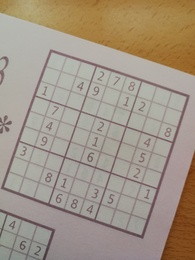
%> input picture Sudoku_Benchmark/SudokuSudoku/Sudoku19.jpg, 195 x 260 px, shrunk from 2976 x 3968 before the run, given in place of Sudoku7.JPEG, which was not available
$ octave PruebaGlobalJorge.m   (GNU Octave 9; MATLAB toolbox functions it lacks are replaced by stand-ins)
%> lines starting %> are read from the running program, lines starting %| are printed output that depends on the picture; in (x1, y1, x2, y2) boxes, pixels count from 0 and x2, y2 are one past the last pixel; in counts of white or black regions, pixels touching at a corner belong together; the program's own positions count from 1; pictures that were not available may be replaced by others from this repository, and a replacement may not be noted
### Code/find_sudoku.m
function [squares,num_squares] = find_sudoku(image)

    %% Parameters
    open = 1000;        % Elimite small objects
    min_area = 10000;   % Elimite small objects
    u_max = 0.75;       % Maximum threshold
    u_min = 0.25;        % Minimum threshold

    display1 = 0;
    display2 = 0;
    display3 = 0;

    %% Preprocessed

    % Binarization using the Otsu method (adaptative)
    ImGRay = 255-rgb2gray(image);
    Ibw = imbinarize(ImGRay,'adaptive','Sensitivity',0.41);

    %% Image processing
    % Fill in the holes
    Ifill = imfill(Ibw,'holes');

    % Elimite small objects
    Iarea = bwareaopen(Ifill,open);


    % Label connected regions
    Iprocessed= bwlabel(Iarea);

    % DISPLAY
    if(display1 == 1)
        figure('NumberTitle', 'off', 'Name', 'Preprocessed');
        subplot(1,5,1)
        imshow(image);
        title('Original image');

        subplot(1,5,2)
        imshow(Ibw)
        title('Binarized Image')

        subplot(1,5,3)
        imshow(Ifill)
        title('Fill image')

        subplot(1,5,4)
        imshow(Iarea)
        title('Image without small objects')

        subplot(1,5,5)
        imshow(Iprocessed,[])
        colormap(gca,[0,0,0;colorcube])
        title('Connected regions')
    end

    %% Identification

    % Binarized, filled with convex image and its area
    prop_im1 = regionprops(Iprocessed,'Image','ConvexImage','Area');

    % DISPLAY
    if(display2 == 1)
        % Show the signature of each object
        figure('NumberTitle', 'off', 'Name', 'Signatures');
        cont = 1;   % Auxiliary variables to display
    end

    num_squares = 0;  % Auxiliary variables to count number of sudokus

    square = [];
    IndSquare = [];
    for k = 1:numel(prop_im1)

        % Elimite small areas
        if (prop_im1(k).Area > min_area)

            % Calculation of the normalized signature
            [sig_ang,sig_val] = signature(prop_im1(k).ConvexImage);

            % Calculation of maximums:
            up_cut = find(sig_val >= u_max);
            sz = size(up_cut)-1;
            n_maximum = 1;
            for i=1:sz(1)
                if((up_cut(i+1) - up_cut(i)) > 10)
                    n_maximum = n_maximum + 1;
                end
            end

            % Calculation of minimums:
            bottom_cut = find(sig_val <= u_min);
            sz = size(bottom_cut)-1;
            n_minimum = 1;
            for i=1:sz(1)
                if((bottom_cut(i+1) - bottom_cut(i)) > 10)
                    n_minimum = n_minimum + 1;
                end
            end

            % DISPLAY
            if(display2 == 1)
                % Show the process
                subplot(numel(prop_im1),3,cont)
                imshow(prop_im1(k).Image);
                title('Region');
                subplot(numel(prop_im1),3,cont+1)
                imshow(prop_im1(k).ConvexImage);
                title('Convex image');
                subplot(numel(prop_im1),3,cont+2)
                % Show the signature
                plot(sig_ang,sig_val);
                title(sprintf('Signature: Nmax = %d y Nmin = %d', n_maximum,n_minimum));
                cont=cont+3;
            end

            % If it has 4 minimum and 5 maximum it is a square and it is saved
            if(n_maximum == 5 && n_minimum == 4)
                IndSquare(num_squares+1) = k;
                num_squares = num_squares+1;
            end
        end
    end

    %% Squares extraction
    for k = 1:num_squares
        % The square region of the original is segmented (Just for display)
        ImSquare = (Iprocessed == IndSquare(k));
        ImSudoku(:,:,1) = double(image(:,:,1)) .* (ImSquare);
        ImSudoku(:,:,2) = double(image(:,:,2)) .* (ImSquare);
        ImSudoku(:,:,3) = double(image(:,:,3)) .* (ImSquare);
        ImSudoku = ImSudoku/255;
        ImSudoku = 1-abs(ImSudoku);

        % The square region of the binarized is segmented
        ImSudokub(:,:,1) = double(Ibw(:,:)) .* (ImSquare);

        % They rotate
        ImH = hough(ImSudokub);
        p = houghpeaks(ImH,1);
        ang = p(:,2);

        % Wrap angle
        if(ang >= 170)
            ang = ang - 180;
        elseif(ang >= 90)
            ang = ang - 90;
        elseif(ang > 80)
            ang = ang - 90;
        end
        ImR  = imrotate(ImSudoku,ang);
        ImRb = imrotate(ImSudokub,ang);


        % Extraction
        [rows, columns] = find(ImRb);
        row1 = min(rows);
        row2 = max(rows);
        col1 = min(columns);
        col2 = max(columns);
        Sudoku = ImR(row1:row2, col1:col2); % Crop image.

        st1 = string("squares(");
        st2 = string(k);
        st3 = string(").Image = Sudoku;");
        st = strcat(st1,st2,st3);
        eval(st);

        % DISPLAY
        if(display3 == 1)
            figure('NumberTitle', 'off', 'Name', 'Result');
            subplot(1,4,1)
            imshow(ImSudoku)
            title('Sudoku segmented');

            subplot(1,4,2)
            imshow(ImR)
            title('Sudoku rotate');

            subplot(1,4,3)
            imshow(ImRb)
            title('Sudoku rotate and binarized');

            subplot(1,4,4)
            imshow(Sudoku)
            title('Extracted');
        end
    end
end

### Code/find_cells.m
function [image_cell] = find_cells(img1,display)
%% Resolucion identificacion cuadriculas transformada de hough
%% Lectura del fichero
imR = imbinarize(img1,'adaptive','ForegroundPolarity','dark','Sensitivity',0.5);
%imR = imbinarize(img1,'adaptive','ForegroundPolarity','dark','Sensitivity',0.6);


%% Aplicación filtro de Sobel
imagenSobelH = imfilter(imR,fspecial('sobel'),'replicate');
imagenSobelH = double(imagenSobelH);
imagenSobelV = imfilter(imR,fspecial('sobel')','replicate');
imagenSobelV = double(imagenSobelV);
im2 = sqrt((imagenSobelH.^2)+(imagenSobelV.^2));

%% Mejora de imagen sobel con dilatacion
if length(imR(1,:))>=250
    se = strel('line',0.01*length(img1(:,1)),0);
    BW2 = imdilate(im2,se);
    se = strel('line',0.01*length(img1(:,1)),90);
    im2 = imdilate(BW2,se);
end


%% Busqueda de lineas en imagen
imgedge=im2;
image_cell=[];
%transformacion de hough
[H,T,R] = hough(imgedge);
%busqueda de peaks
P  = houghpeaks(H,24,'threshold',ceil(0.3*max(H(:)))); x = T(P(:,2)); y = R(P(:,1)); %plot(x,y,'s','color','white');
%busqueda de lineas
lines = houghlines(imgedge,T,R,P,'FillGap',600,'MinLength',0.8*length(img1(:,1)));

%eliminacion de lines diagonales
margen_angulo=6;
diagonales=[];
cont=1;
for i=1:length(lines)
    if abs(abs(lines(i).theta)-90)>=margen_angulo && abs(lines(i).theta)>=margen_angulo
        diagonales(cont)=i;
        cont=cont+1;
    end
end
cont2=0;

    for i=1:length(diagonales)
        lines(diagonales(i)-cont2)=[];
        cont2=cont2+1;
    end
%%
clear lines_horizontal;
clear lines_vertical;

%Separar en Horizontales y verticales
contvertical=1;
conthorizontal=1;
flag_horizontal=0;
flag_vertical=0;

for i=1:length(lines)
    if abs(lines(i).theta-0)<= margen_angulo %vertical
        lines_vertical(contvertical)=lines(i);
        contvertical=contvertical+1;
        flag_vertical=1;
    end
    if abs(abs(lines(i).theta) - 90)<=margen_angulo %horizontal
        lines_horizontal(conthorizontal)=lines(i);
        conthorizontal=conthorizontal+1;
        flag_horizontal=1;

    end
end
flag=0;
if flag_vertical==0 || flag_horizontal==0
    disp('Warning: Unable to find lines. ')
    image_cell=[];
    flag=1;
end

if flag==0
%Angulo medio de horizontales y verticales
 angmed_Vert=0;
angmed_Horizont=0;
for i=1:length(lines_vertical)
    angmed_Vert=angmed_Vert+ abs(lines_vertical(i).theta);

end
angmed_Vert=angmed_Vert/length(lines_vertical);


for i=1:length(lines_horizontal)
    angmed_Horizont=angmed_Horizont+abs(lines_horizontal(i).theta);
end
angmed_Horizont=angmed_Horizont/length(lines_horizontal);

%Volvemos a eliminar diagonales, ahora sabiendo el valor medio
angmed_Vert=abs(lines_vertical(2).theta);
angmed_Horizont=abs(lines_horizontal(length(lines_horizontal)).theta);
margen_angulo=margen_angulo;
diagonales=[];
cont=1;
for i=1:length(lines_horizontal)
    if abs(abs(lines_horizontal(i).theta)-angmed_Horizont)>=margen_angulo && abs(lines_horizontal(i).theta- angmed_Vert)>=margen_angulo
        diagonales(cont)=i;
        cont=cont+1;
    end
end
cont2=0;

    for i=1:length(diagonales)
        lines_horizontal(diagonales(i)-cont2)=[];
        cont2=cont2+1;
    end

diagonales=[];
cont=1;
for i=1:length(lines_vertical)
    if abs(abs(lines_vertical(i).theta)-90)>=margen_angulo && abs(lines_vertical(i).theta)>=margen_angulo
        diagonales(cont)=i;
        cont=cont+1;
    end
end
cont2=0;

    for i=1:length(diagonales)
        lines_vertical(diagonales(i)-cont2)=[];
        cont2=cont2+1;
    end
%ordenar de menor a mayor horizontales y verticales

for i=1:length(lines_vertical)-1
    for j=1:length(lines_vertical)-1
    if lines_vertical(j).point1(1)>lines_vertical(j+1).point1(1)
        aux=lines_vertical(j);
        lines_vertical(j)=lines_vertical(j+1);
        lines_vertical(j+1)=aux;
    end
    end
end

for i=1:length(lines_horizontal)-1
    for j=1:length(lines_horizontal)-1
    if lines_horizontal(j).point1(2)>lines_horizontal(j+1).point1(2)
        aux=lines_horizontal(j);
        lines_horizontal(j)=lines_horizontal(j+1);
        lines_horizontal(j+1)=aux;
    end
    end
end

% %Eliminamos lineas que representan bordes
if length(lines_horizontal(:))==10
    lines_horizontal=lines_horizontal(2:length(lines_horizontal)-1);

end
if length(lines_vertical(:))==10
    lines_vertical=lines_vertical(2:length(lines_vertical)-1);
end


if length(lines_horizontal(:))==9
    abajo= lines_horizontal(length(lines_horizontal(:)));
    arriba=lines_horizontal(1);
    distancia_abajo= abs(length(imR(:,1))-abajo.point1(1));
    distancia_arriba= abs(0 -arriba.point1(1));

if distancia_abajo > distancia_arriba
    lines_horizontal=lines_horizontal(1:length(lines_horizontal)-1);
else
    lines_horizontal=lines_horizontal(2:length(lines_horizontal));

end
end


if length(lines_vertical(:))==9
    derecha= lines_vertical(length(lines_vertical(:)));
    izquierda=lines_vertical(1);
    distancia_derecha= abs(length(imR(1,:))-derecha.point1(1));
    distancia_izquierda=abs(0 -izquierda.point1(1));

if distancia_derecha > distancia_izquierda
    lines_vertical=lines_vertical(2:length(lines_vertical));

else
    lines_vertical=lines_vertical(1:length(lines_vertical)-1);


end
end
flag=0;

if length(lines_horizontal(:))~=8 || length(lines_vertical(:))~=8
    image_cell=[];
    disp('Warning: No se ha detectado Sudoku')
    flag=1;

end
end

%%


if flag==0

max_len = 0;
xmin=1000;
xmax=0;
ymin=1000;
ymax=0;

for k = 1:length(lines)
    xy = [lines(k).point1; lines(k).point2];

    %Determine the endpoints of the longest line segment
    len = norm(lines(k).point1 - lines(k).point2);
    if ( len > max_len)
        max_len = len;
        xy_long = xy;
    end

    Pxmin=min([lines(k).point1(1),lines(k).point2(1)]);
    Pxmax=max([lines(k).point1(1),lines(k).point2(1)]);

    Pymin=min([lines(k).point1(2),lines(k).point2(2)]);
    Pymax=max([lines(k).point1(2),lines(k).point2(2)]);


    if (Pxmin<xmin)
        xmin=Pxmin;
    end
    if (Pxmax>xmax)
        xmax=Pxmax;
    end
    if (Pymin<ymin)
        ymin=Pymin;
    end
    if (Pymax>ymax)
        ymax=Pymax;
    end


end

% Cálculo puntos de corte rectas
crossingpoints=zeros(length(lines_horizontal)*length(lines_vertical),2);
%crossingpoints=zeros((length(lines)/2)^2,2);

cont=1;


for i=1:length(lines_horizontal) %horizontales
    for j=1:length(lines_vertical) %verticales

    x1=lines_horizontal(i).point1(1);
    y1=lines_horizontal(i).point1(2);

    x2=lines_horizontal(i).point2(1);
    y2=lines_horizontal(i).point2(2);


    x3=lines_vertical(j).point1(1);
    y3=lines_vertical(j).point1(2);

    x4=lines_vertical(j).point2(1);
    y4=lines_vertical(j).point2(2);

    A=[y2-y1 , -(x2-x1);
    y4-y3, -(x4-x3)];

    B=[(y1*x1 - y1*x2) - (x1*y1 - x1*y2);
    (y3*x3 - y3*x4) - (y3*x3 - x3*y4)];

    x=A\B;

    crossingpoints(cont,:)=x;
    cont=cont+1;
    end
end


if length(lines_horizontal)==8
xi=lines_horizontal(1).point1(1);
yi=lines_vertical(1).point1(2);
n=81;
image_cell=cell(n,1);
contPoints=1;
for i=1:8
    %fila 1
    image_cell{i}=imR(ceil(yi):ceil(crossingpoints(contPoints,2)),ceil(xi):ceil(crossingpoints(contPoints,1)));
    yi=lines_vertical(i).point1(2);
    xi=crossingpoints(contPoints,1);
    contPoints=contPoints+1;
end
i=i+1;
image_cell{i}=imR(ceil(yi):ceil(crossingpoints(contPoints-1,2)),ceil(xi):ceil(lines_horizontal(1).point2(1)));

xi=lines_horizontal(1).point1(1);
yi=crossingpoints(1,2);

for i=10:17
    %fila 2
    ylast=yi;
    image_cell{i}=imR(ceil(yi):ceil(crossingpoints(contPoints,2)),ceil(xi):ceil(crossingpoints(contPoints,1)));
    yi=crossingpoints(contPoints-8,2);
    xi=crossingpoints(contPoints,1);
    contPoints=contPoints+1;

end
i=i+1;
image_cell{i}=imR(ceil(ylast):ceil(crossingpoints(contPoints-1,2)),ceil(xi):ceil(lines_horizontal(2).point2(1)));

xi=lines_horizontal(2).point1(1);

yi=crossingpoints(9,2);

for i=19:26
    %fila 3
    ylast=yi;
    xlast=xi;
    %image_cell{i}=imR(yi:crossingpoints(contPoints,2),xi:crossingpoints(contPoints,1));
    image_cell{i}=imR(ceil(yi):ceil(crossingpoints(contPoints,2)),ceil(xi):ceil(crossingpoints(contPoints,1)));

    yi=crossingpoints(contPoints-8,2);
    xi=crossingpoints(contPoints,1);
    contPoints=contPoints+1;

end

i=i+1;
image_cell{i}=imR(ceil(ylast):ceil(crossingpoints(contPoints-1,2)),ceil(xi):ceil(lines_horizontal(3).point2(1)));

xi=lines_horizontal(3).point1(1);

yi=crossingpoints(17,2);
for i=28:35
    %fila 4
        ylast=yi;

    image_cell{i}=imR(ceil(yi):ceil(crossingpoints(contPoints,2)),ceil(xi):ceil(crossingpoints(contPoints,1)));
    yi=crossingpoints(contPoints-8,2);

    xi=crossingpoints(contPoints,1);
    contPoints=contPoints+1;

end
i=i+1;
image_cell{i}=imR(ceil(ylast):ceil(crossingpoints(contPoints-1,2)),ceil(xi):ceil(lines_horizontal(4).point2(1)));

xi=lines_horizontal(4).point1(1);

yi=crossingpoints(25,2);
for i=37:44
    %fila 5
    ylast=yi;

    image_cell{i}=imR(ceil(yi):ceil(crossingpoints(contPoints,2)),ceil(xi):ceil(crossingpoints(contPoints,1)));

    yi=crossingpoints(contPoints-8,2);

    xi=crossingpoints(contPoints,1);
    contPoints=contPoints+1;

end
i=i+1;
image_cell{i}=imR(ceil(ylast):ceil(crossingpoints(contPoints-1,2)),ceil(xi):ceil(lines_horizontal(5).point2(1)));

xi=lines_horizontal(5).point1(1);

yi=crossingpoints(33,2);
for i=46:53
    %fila 6
        ylast=yi;

    image_cell{i}=imR(ceil(yi):ceil(crossingpoints(contPoints,2)),ceil(xi):ceil(crossingpoints(contPoints,1)));

    yi=crossingpoints(contPoints-8,2);

    xi=crossingpoints(contPoints,1);
    contPoints=contPoints+1;

end
i=i+1;
image_cell{i}=imR(ceil(ylast):ceil(crossingpoints(contPoints-1,2)),ceil(xi):ceil(lines_horizontal(6).point2(1)));

xi=lines_horizontal(6).point1(1);

yi=crossingpoints(41,2);

for i=55:62
    %fila 7
        ylast=yi;

    image_cell{i}=imR(ceil(yi):ceil(crossingpoints(contPoints,2)),ceil(xi):ceil(crossingpoints(contPoints,1)));

    yi=crossingpoints(contPoints-8,2);

    xi=crossingpoints(contPoints,1);
    contPoints=contPoints+1;

end
i=i+1;
%image_cell{i}=imR(ylast:crossingpoints(contPoints-1,2),xi:lines_horizontal(7).point2(1));
image_cell{i}=imR(ceil(ylast):ceil(crossingpoints(contPoints-1,2)),ceil(xi):ceil(lines_horizontal(7).point2(1)));

xi=lines_horizontal(7).point1(1);

yi=crossingpoints(49,2);
for i=64:71
    %fila 8
        ylast=yi;


    image_cell{i}=imR(ceil(yi):ceil(crossingpoints(contPoints,2)),ceil(xi):ceil(crossingpoints(contPoints,1)));
    yi=crossingpoints(contPoints-8,2);


    xi=crossingpoints(contPoints,1);
    contPoints=contPoints+1;

end
i=i+1;
image_cell{i}=imR(ceil(ylast):ceil(crossingpoints(contPoints-1,2)),ceil(xi):ceil(lines_horizontal(8).point2(1)));

xi=lines_horizontal(8).point1(1);

yi=crossingpoints(57,2);
contPoints=contPoints-8;
for i=73:80
    %fila 9

    ylast=yi;

    image_cell{i}=imR(ceil(yi):ceil(lines_vertical(i-72).point2(2)),ceil(xi):ceil(crossingpoints(contPoints,1)));

    yi=crossingpoints(contPoints,2);

    xi=crossingpoints(contPoints,1);
    contPoints=contPoints+1;


end
i=i+1;
image_cell{i}=imR(ceil(yi):ceil(lines_vertical(8).point2(2)),ceil(xi):ceil(lines_horizontal(8).point2(1)));
end


if length(lines_horizontal)~=8 || length(lines_vertical)~=8
    image_cell=[];
    disp('Warning: No se ha detectado Sudoku')
end

end
%%

if display==1 % flag==0 && display==1


    figure
    imshow(img1)

    title('Extracted Sudoku','FontSize',14)

    figure
    imshow(im2);
    title('Filtered Image','FontSize',14)

    figure
	imshow(imR), hold on

    for k = 1:length(lines)
        xy = [lines(k).point1; lines(k).point2];
        plot(xy(:,1),xy(:,2),'LineWidth',2,'Color','green');
        % Plot beginnings and ends of lines
        plot(xy(1,1),xy(1,2),'x','LineWidth',2,'Color','yellow');
        plot(xy(2,1),xy(2,2),'x','LineWidth',2,'Color','red');
        hold on
    end
    if flag==0
    for i=1: length(crossingpoints(:,1))
        plot(crossingpoints(i,1),crossingpoints(i,2),'x','LineWidth',4,'Color','blue');
    end
    end
    figure
for i=1:81
    subplot(9,9,i)
    imshow(image_cell{i})

end
% suptitle('Cell Division')

end


end

### Code/sudoku.m
function [MSudokus,num_MSudokus] = sudoku(image)

    % Find sudokus
    [ImSudokus,num_sudokus] = find_sudoku(image);

    % For each sudoku
    num_MSudokus = 0;

    MSudokus(1).Matrix = zeros(9);

    for k=1:num_sudokus

        MSudoku = zeros(9,9);
        MaSudoku = zeros(9);

        % Funci髇 casillas (Marta y Jorge)
        %[squares,num_squares] = find_cells(ImSudokus(k).Image);
        img = imcomplement(ImSudokus(k).Image);
        squares = find_cells(img,1);

        num_squares = length(squares);

        % Gestionar error si num_squares != 81
        if(num_squares ~= 81)
            warning('Un Sudoku detectado incorrecto')
            continue
        end

        % Detectar n鷐eros (Mario)
        MaSudoku = get_numbers(squares,num_squares);

        % Se guarda en la estructura
        MSudokus(k).Matrix = MaSudoku;

       MSudokus(k).SolveMatrix = sudoku_solver(MSudokus(k).Matrix);

        % N鷐ero de Sudokus analizados
        num_MSudokus = num_sudokus+1;
    end
%> this loop made 1 pass
%> pass 1, in find_cells, `imshow(img1)`:
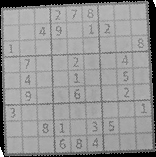
%> displayed picture: size 157x156, on the screen's scale of 0 to 255; min 0, max 255, mean 149.2
%> pass 1, in find_cells, `imshow(im2);`:
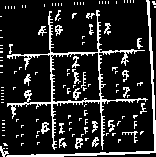
%> displayed picture: size 157x156, on the screen's scale of 0 to 255; 15.4% white in thin lines or dots
%> pass 1, in find_cells, `imshow(imR)`:
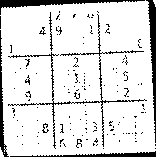
%> displayed picture: size 157x156 logical; 87.2% white; 143 black regions (133 under 20 px), largest, box (x1, y1, x2, y2) and area: (8, 14, 147, 149) 676, (0, 0, 145, 15) 598, (146, 0, 156, 143) 572
%> pass 1, in find_cells, `imshow(imR)`:
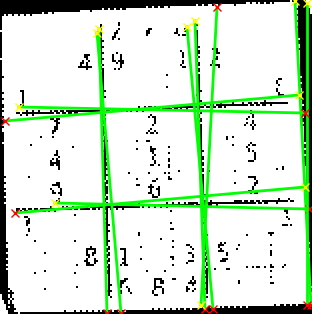
%> figure redrawn from the program's plot data; shown 2 times larger
    num_MSudokus = num_sudokus-1;
end


%% Funci髇 casillas (Marta y Jorge)
        % [6 lines of commented-out code are left out]


%% Detectar n鷐eros (Mario)
% [45 lines of commented-out code are left out]


%%%%%%%%%%%%%%%%%%%%%%%%%%%%%%%%%%%%%%%%%%%%%%%%%%%%%%%%%%%%%%%%%%%%%%%%%%%
% [69 lines of commented-out code are left out]

### Code/signature.m
function [angle,value] = signature(imb)

    % Returns the signature of a binary object
    ims = bwperim(imb);                    % Gets the contour pixels
    [x,y] = find (ims);                    % Get the coordinates
    mx = mean(x);                          % Get the centroid
    my = mean(y);
    distance = sqrt((x-mx).^2+(y-my).^2);  % Distance to centroid of contour points
    angle = atan2(y-my,x-mx);              % Angle of the contour point with respect to the centroid
    [angle,sequence] = sort(angle);        % Sort distance by angle
    s = distance(sequence);                % Signature

    % Normalization: Scaling Immunity
    s = s-min(s);
    s = s/max(s);

    % First angle -> furthest point: Immunity to rotation
    maximum = find(s == 1);
    sz = size(s);
    sr = circshift(s,[(sz(1)-maximum) 0]);

    % Resulting signature:
    angle = angle+pi;
    value = sr;
end

%> (the run ends here)

$ run again, on Sudoku_Benchmark/SudokuSudoku/Sudoku25.jpg
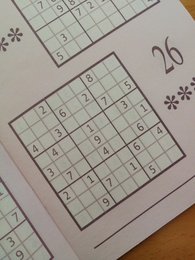
%> input picture Sudoku_Benchmark/SudokuSudoku/Sudoku25.jpg, 195 x 260 px, shrunk from 2976 x 3968 before the run, given in place of Sudoku7.JPEG, which was not available
%> the loop in sudoku, `for k=1:num_sudokus` made 1 pass
%> pass 1, in find_cells, `imshow(im2);`:
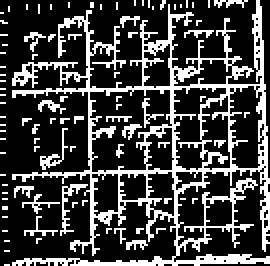
%> displayed picture: size 133x135, on the screen's scale of 0 to 255 (shown 2 times larger); 25.8% white in thin lines or dots
%> pass 1, in find_cells, `imshow(imR)`:
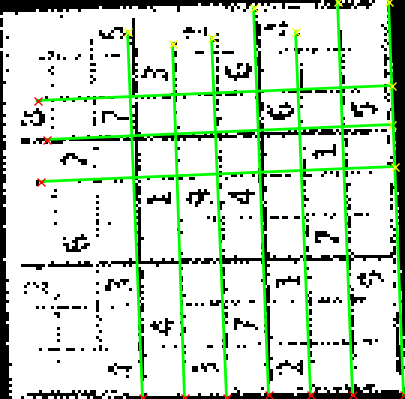
%> figure redrawn from the program's plot data; shown 3 times larger
